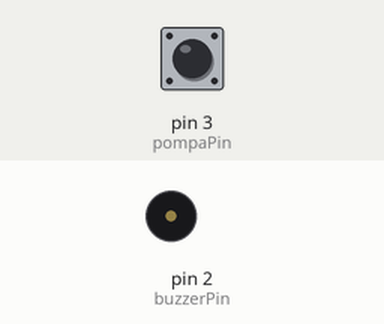
Bench run of a sketch on a simulated Arduino Uno, built with avr-gcc and run on an emulated ATmega328P. Parts: buzzer (waves = sounding). The test bench sets the inputs (shaded band); at power-on: pin 3 (pompaPin) HIGH.

Above: at 1.2 s.
1.3 s: pin 3 (pompaPin) pulled LOW for 3.2 s
At 1.55 s:
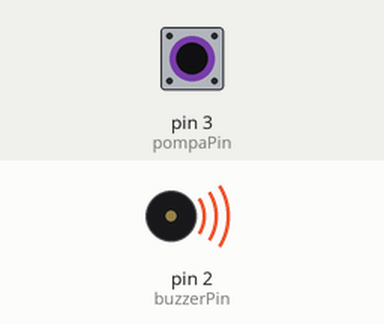
Timing chart, 0 to 6.3 s (numbered marks = the images above; inputs shaded):
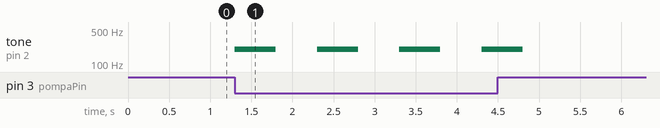

Measured:
- after the input at 1.3 s, tone on pin 2 (buzzerPin): alternates 200 Hz for 0.50 s and silent for 0.50 s, 8 changes in all, then stays silent, starting at once

The sketch:

Buzzer-Pompa.ino
```cpp
int buzzerPin=2;
int pompaPin=3;

int freq=200;
int durata=500;

void setup(){
    pinMode(buzzerPin, OUTPUT);
    pinMode(pompaPin,  INPUT_PULLUP);
}

void loop(){
  while (digitalRead(pompaPin) == LOW) {
      tone(buzzerPin, freq, durata);
      delay(durata*2);
  }
}
```
